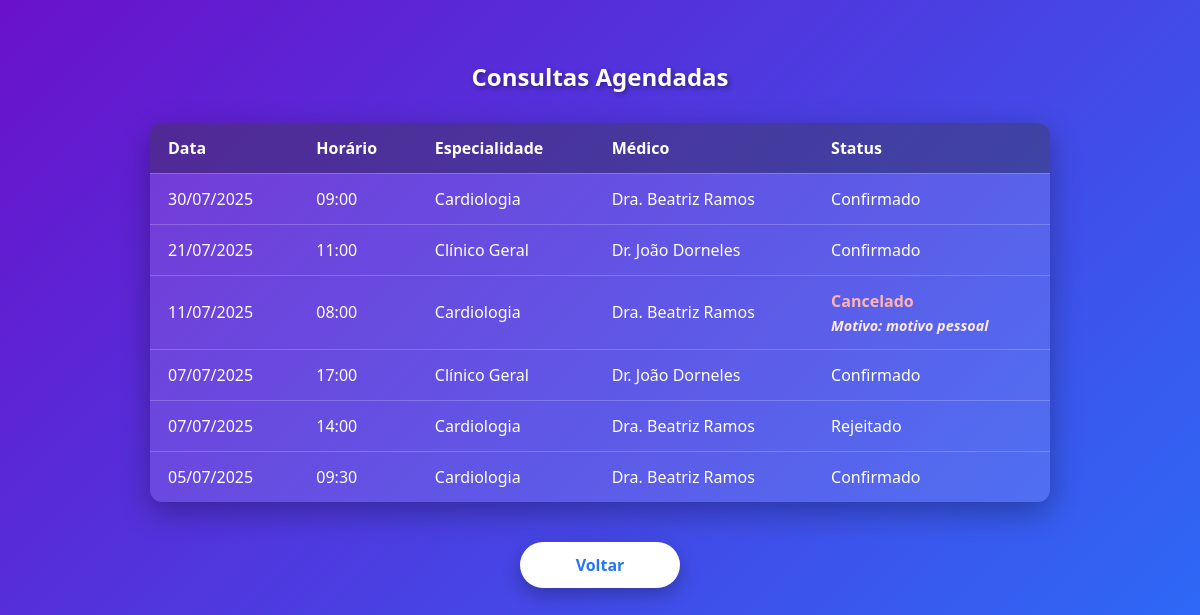
The page /paciente/consultas_agendadas.php (signed in) on the database its author committed.
### tables this page shows
CREATE TABLE appointment (
            id INTEGER PRIMARY KEY AUTOINCREMENT,
            patient_id INTEGER,
            doctor_id INTEGER,
            date TEXT,
            time TEXT,
            status TEXT
        , cancel_reason TEXT, observation TEXT);

CREATE TABLE specialties (
            id INTEGER PRIMARY KEY AUTOINCREMENT,
            name TEXT NOT NULL
        );

CREATE TABLE doctor (
            id INTEGER PRIMARY KEY AUTOINCREMENT,
            name TEXT NOT NULL,
            email TEXT UNIQUE NOT NULL,
            specialty_id INTEGER
        );

### paciente/consultas_agendadas.php (the view, shortened to what this page needs)
<?php
require_once '../connection/connection_sqlite.php';
$stmt = $database->prepare("SELECT id FROM patient WHERE email = ?");
$stmt->execute([$_SESSION['email']]);
$patient = $stmt->fetch(PDO::FETCH_ASSOC);
$stmt = $database->prepare("
    SELECT a.id, a.date, a.time, a.status, a.cancel_reason,
           d.name AS doctor_name,
           s.name AS specialty_name
    FROM appointment a
    JOIN doctor d ON a.doctor_id = d.id
    JOIN specialties s ON d.specialty_id = s.id
    WHERE a.patient_id = ?
    ORDER BY a.date DESC, a.time DESC
");
$stmt->execute([$patient['id']]);
$appointments = $stmt->fetchAll(PDO::FETCH_ASSOC);
?>
<!DOCTYPE html>
<html lang="pt-br">
<head>
</head>
<body>
<h2>Consultas Agendadas</h2>
<?php if (count($appointments) === 0): ?>
    <p style="text-align:center; font-size: 1.2em;">Nenhuma consulta agendada.</p>
<?php else: ?>
<table>
    <thead>
        <tr>
            <th>Data</th>
            <th>Horário</th>
            <th>Especialidade</th>
            <th>Médico</th>
            <th>Status</th>
        </tr>
    </thead>
    <tbody>
        <?php foreach ($appointments as $a): ?>
            <tr>
                <td><?= htmlspecialchars(date('d/m/Y', strtotime($a['date']))) ?></td>
                <td><?= htmlspecialchars($a['time']) ?></td>
                <td><?= htmlspecialchars($a['specialty_name']) ?></td>
                <td><?= htmlspecialchars($a['doctor_name']) ?></td>
                <td class="status-<?= strtolower($a['status']) ?>">
                    <?= htmlspecialchars(ucfirst($a['status'])) ?>
                    <?php if ($a['status'] === 'agendado'): ?>
                        <br>
                        <a class="cancel-link" href="cancelar_consulta.php?id=<?= $a['id'] ?>">Cancelar</a>
                    <?php elseif ($a['status'] === 'cancelado' && !empty($a['cancel_reason'])): ?>
                        <span class="cancel-reason">Motivo: <?= htmlspecialchars($a['cancel_reason']) ?></span>
                    <?php endif; ?>
                </td>
            </tr>
        <?php endforeach; ?>
    </tbody>
</table>
<?php endif; ?>
<a href="dashboard.php" class="btn-back">Voltar</a>
</body>
</html>

### paciente/consultas_agendadas.php (style rules this page uses)
body { font-family: 'Segoe UI', Tahoma, Geneva, Verdana, sans-serif; background: linear-gradient(135deg, #6a11cb, #2575fc); color: #fff; margin: 0; padding: 40px 20px; min-height: 100vh; }
h2 { text-align: center; margin-bottom: 30px; text-shadow: 2px 2px 5px rgba(0,0,0,0.4); }
table { width: 100%; max-width: 900px; margin: 0 auto 40px; border-collapse: collapse; background: rgba(255,255,255,0.12); border-radius: 12px; overflow: hidden; box-shadow: 0 10px 30px rgba(0,0,0,0.3); }
th, td { padding: 14px 18px; text-align: left; border-bottom: 1px solid rgba(255,255,255,0.2); }
th { background: rgba(0,0,0,0.3); }
tr:last-child td { border-bottom: none; }
.status-cancelado { color: #ffb3b3; font-weight: bold; }
.cancel-reason { display: block; font-size: 0.9em; color: #ffeaea; margin-top: 4px; font-style: italic; }
.btn-back { display: block; width: 160px; margin: 0 auto; padding: 12px 0; background: #fff; color: #2575fc; font-weight: 700; text-align: center; border-radius: 30px; text-decoration: none; box-shadow: 0 7px 18px rgba(0,0,0,0.25); transition: background 0.3s ease, color 0.3s ease; }

### rows shown on the page
appointment: date "30/07/2025", time "09:00", specialties.name "Cardiologia", doctor.name "Dra. Beatriz Ramos", status "Confirmado"
appointment: date "21/07/2025", time "11:00", specialties.name "Clínico Geral", doctor.name "Dr. João Dorneles", status "Confirmado"
appointment: date "11/07/2025", time "08:00", specialties.name "Cardiologia", doctor.name "Dra. Beatriz Ramos", status "Cancelado", cancel_reason "motivo pessoal"
appointment: date "07/07/2025", time "17:00", specialties.name "Clínico Geral", doctor.name "Dr. João Dorneles", status "Confirmado"
appointment: date "07/07/2025", time "14:00", specialties.name "Cardiologia", doctor.name "Dra. Beatriz Ramos", status "Rejeitado"
appointment: date "05/07/2025", time "09:30", specialties.name "Cardiologia", doctor.name "Dra. Beatriz Ramos", status "Confirmado"
